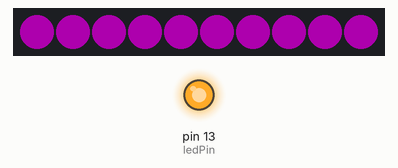
Simulated run of this sketch. Board: Arduino Uno, built with avr-gcc and run on an emulated ATmega328P. On the bench: 10 RGB LEDs in strip order, left to right, output pins drawn as LEDs (lit = HIGH). Dim RGB values are drawn brighter than linear.

Above: at 0.1 s.
At 1.3 s:
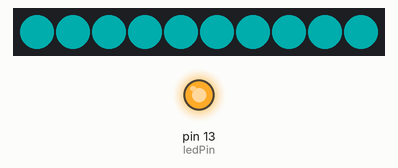
At 5.3 s:
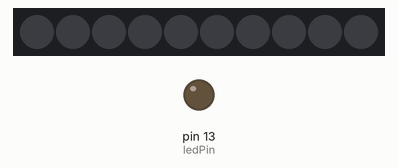
Timing chart, 0 to 130.0 s (numbered marks = the images above):
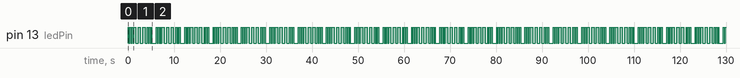

Measured:
- by itself, pin 13 (ledPin): repeats every 6.2 s: 2 × (LOW 0.20 s, HIGH 0.20 s), LOW 0.20 s, 3 × (HIGH 0.50 s, LOW 0.50 s), 2 × (HIGH 0.20 s, LOW 0.20 s), HIGH 0.20 s, LOW 0.95 s, HIGH 0.20 s
- by itself, everything shown: repeats every 6.2 s, in 18 steps
- what the display in image 1 shows lasts 0.5 s, from 1.2 s to 1.7 s

The sketch:

blinkLED_V2.ino
```cpp
//sketch written in Session 2 class
//blink the onboard LED
//blink NeoPixels

#include <Adafruit_NeoPixel.h>
#define LED_PIN 17 //onboard NeoPixels are on pin 17
#define LED_COUNT 10 //10 onboard NeoPixels

Adafruit_NeoPixel strip(LED_COUNT, LED_PIN, NEO_GRB + NEO_KHZ800);

int ledPin = 13;//onboard led on pin 13
int shortWait = 200;//value to delay the blink
int longWait = 500;
int bigWait = 750;

int i = 0;//used for counting

//list of possible colors
uint32_t magenta = strip.Color(255, 0, 255);
uint32_t aqua = strip.Color(0, 255, 255);
uint32_t customColor = strip.Color(27, 15, 199);


void setup()
{
  strip.begin();
  strip.show();
  strip.setBrightness(50);

  pinMode(ledPin, OUTPUT);//declares pin 13 as output

}

void loop()
{
  dot(3);//dot dot dot
  dash(3);//dash dash dash
  dot(3);//dot dot dot

  delay (bigWait);//wait between cycles
}

void dot(int howMany)
{
  for (i = 0; i < howMany; i++)
  {
    digitalWrite(ledPin, HIGH);//turns the LED on
    strip.fill(magenta);
    strip.show();
    delay(shortWait);
    digitalWrite(ledPin, LOW);//turns the led off
    strip.clear();
    strip.show();
    delay(shortWait);

  }
}

void dash(int howMany)
{
  for (i = 0; i < howMany; i++)
  {
    digitalWrite(ledPin, HIGH);//turns the LED on
    strip.fill(aqua);
    strip.show();
    delay(longWait);
    digitalWrite(ledPin, LOW);//turns the led off
    strip.clear();
    strip.show();
    delay(longWait);
  }
}
```
